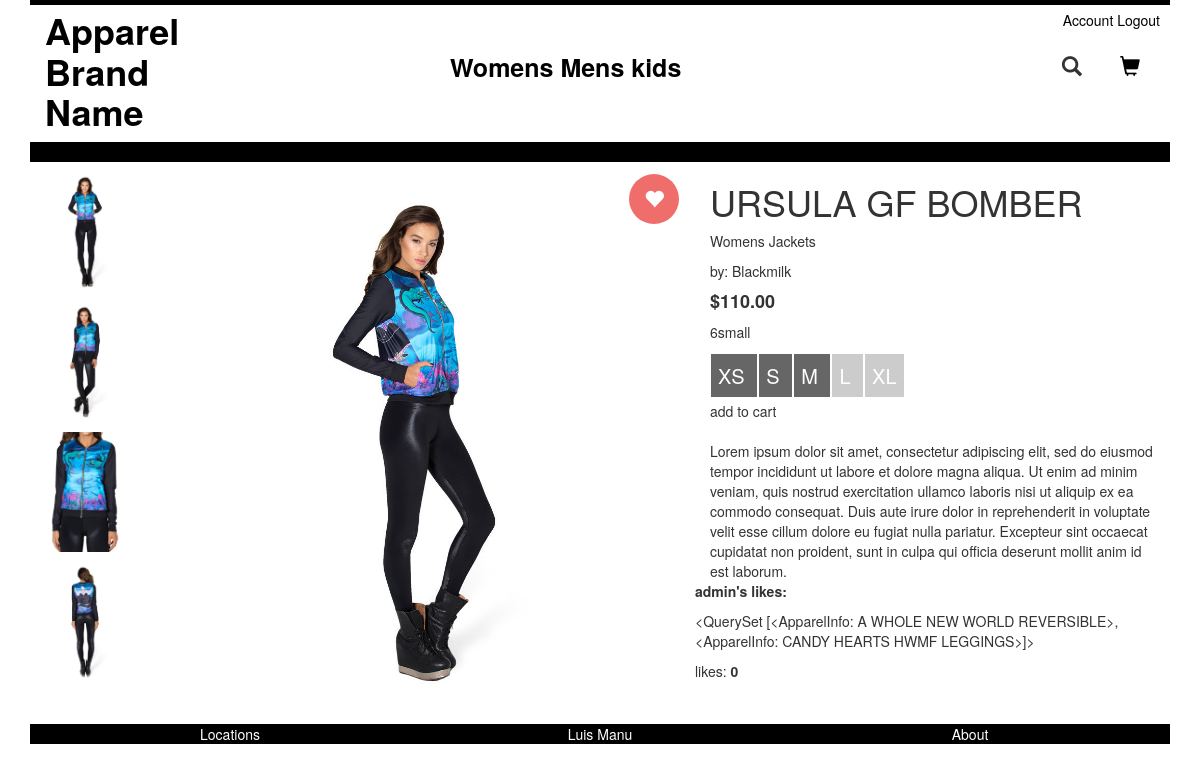
Screenshot of /department/womens/ursula-gf-bomber/ (signed in) with the database file from the repository.
### apps/clothing/models.py (models this page shows, shortened)
class ApparelInfo(models.Model):
	category = models.ForeignKey(Category)
	department = models.ForeignKey(Department)
	title = models.CharField(max_length=100)
	brand = models.CharField(max_length=30)
	price = models.DecimalField(max_digits=6, decimal_places=2)
	description = models.TextField()
	date_time = models.DateTimeField(auto_now_add=True)
	likes_counter = models.IntegerField(default=0)
	xsmall = models.IntegerField(default=0)
	small = models.IntegerField(default=0)
	medium = models.IntegerField(default=0)
	large = models.IntegerField(default=0)
	xlarge = models.IntegerField(default=0)
	slug = models.SlugField(unique=True)
	image = models.ImageField(upload_to='product_images', null=True, blank=True)
	image2 = models.ImageField(upload_to='product_images', null=True, blank=True)
	image3 = models.ImageField(upload_to='product_images', null=True, blank=True)
	image4 = models.ImageField(upload_to='product_images', null=True, blank=True)
	image5 = models.ImageField(upload_to='product_images', null=True, blank=True)
	def __unicode__(self):
		return self.title
	class Meta:
		verbose_name = 'Apparel Item'

class Department(models.Model):
	name = models.CharField(max_length=6, unique=True)
	slug = models.SlugField(unique=True)
	def __unicode__(self):
		return self.name

class Category(models.Model):
	name = models.CharField(max_length=50, unique=True)
	slug = models.SlugField(unique=True)
	class Meta:
		verbose_name_plural = 'Categories'
	def __unicode__(self):
		return self.name

### apps/clothing/views.py (the view)
# urls.py: url(r'^department/(?P<department_slug>[\w\-]+)/(?P<product_slug>[\w\-]+)/$', views.product, name='product'),
def product(request, department_slug, product_slug):
	product = ApparelInfo.objects.get(slug=product_slug)
	if request.user.is_authenticated():
		user = User.objects.get(username=request.user)
		userprofile = UserProfile.objects.get(user=user)
	area_image = product.image
	image_list = []
	if product.image2:
		image_list.append(product.image2)
	if product.image3:
		image_list.append(product.image3)
	if product.image4:
		image_list.append(product.image4)
	if product.image5:
		image_list.append(product.image5)
	sizes = [
		product.xsmall,
		product.small,
		product.medium,
		product.large,
		product.xlarge
	]
	area_image_len = len([area_image])
	image_list_len = len(image_list)
	img_nums = range(area_image_len + image_list_len)
	image_nums = []
	carousel_counter = []
	for num in img_nums:
		image_nums.append(num+1)
	image_nums.pop(-1)
	context_dict = {}
	context_dict = {
		'product': product,
		'area_image': area_image,
		'image_list': image_list,
		'sizes': sizes,
		'image_nums': image_nums
	}
	if request.user.is_authenticated():
		context_dict['userprofile'] = userprofile
		context_dict['user_likes'] = userprofile.likes.all()
	return render(request, 'clothing/product.html', context_dict)

### templates/clothing/product.html (shortened to what this page needs)
{% extends 'base.html' %}
{% load staticfiles %}
{% block body_block %}
<div class="image-container col-md-2 hidden-sm hidden-xs">
	{% for image in image_list %}
		{% if image %}
			<div class="img-button" data-rel="{{ image.url }}">
				<img src="{{ image.url }}" style="width: 50%; height: 50%; padding-top: 10px;" />
			</div>
		{% endif %}
	{% endfor %}
</div>
<div class="image-container col-md-5 hidden-sm hidden-xs product-padding">
	{% if user.is_authenticated %}
	<button class="like" data-productid="{{ product.id }}" type="button" style="position: absolute; z-index: 10; right: 10px; top: 10px; background: none; border: none;">
		<span class="glyphicon glyphicon-heart" style="padding: 15px; border-radius: 30px; font-size: 20px; color: #fff; cursor: pointer;"></span>
	</button>
	{% endif %}
	<div id="area"><img src="{{ area_image.url }}" style="width: 80%; height: 80%;" /></div>
</div>
<div class="col-md-5">
	<p><h1>{{ product.title }}</h1></p>
	<p>{{ product.department }}
	{{ product.category }}</p>
	by: {{ product.brand }}
	<p><h4><strong>${{ product.price }}</strong></h4></p>
{{ product.id }}small
<form>
	<p class="description-padding">
		{% if product.xsmall < 11 and product.xsmall > 0 %}
			<span class="size-box" data-toggle="tooltip" data-productid="{{ product.id}}" data-size="xsmall" data-title="This size is low on stock">
				XS
			</span>
		{% elif product.xsmall %}
			<span class="size-box" data-productid="{{ product.id}}" data-size="xsmall">
				XS
			</span>
		{% else %}
			<span class="size-not" data-toggle="tooltip" title="Sold out">
				XS
			</span>
		{% endif %}
		{% if product.small < 11 and product.small > 0 %}
			<span class="size-box" data-toggle="tooltip" title="This size is low on stock", data-productid="{{ product.id}}" data-size="small">
				S
			</span>
		{% elif product.small %}
			<span class="size-box", data-productid="{{ product.id}}"  data-size="small">
				S
			</span>
		{% else %}
			<span class="size-not" data-toggle="tooltip" title="Sold out">
				S
			</span>
		{% endif %}
		{% if product.medium < 11 and product.medium > 0 %}
			<span class="size-box" data-toggle="tooltip" title="This size is low on stock">
				M
			</span>
		{% elif product.medium %}
			<span class="size-box">
				M
			</span>
		{% else %}
			<span class="size-not" data-toggle="tooltip" title="Sold out">
				M
			</span>
		{% endif %}
		{% if product.large < 11 and product.large > 0 %}
			<span class="size-box" data-toggle="tooltip" title="This size is low on stock">
				L
			</span>
		{% elif product.large %}
			<span class="size-box">
				L
			</span>
		{% else %}
			<span class="size-not" data-toggle="tooltip" title="Sold out">
				L
			</span>
		{% endif %}
		{% if product.xlarge < 11 and product.xlarge > 0 %}
			<span class="size-box" data-toggle="tooltip" title="This size is low on stock">
				XL
			</span>
		{% elif product.xlarge %}
			<span class="size-box">
				XL
			</span>
		{% else %}
			<span class="size-not" data-toggle="tooltip" title="Sold out">
				XL
			</span>
		{% endif %}
	</p>
	<div id="add_to_cart">add to cart</div>
</form>
	<div class="description-padding">
		{{ product.description }}
	</div>
</div>
<p><strong>{{ user }}'s likes:</strong></p>
<p id="user_likes">
{{ user_likes }}
</p>
<div>
	likes:
	<strong id="like_count" data-counter="{{ product.likes_counter }}">
		{{ product.likes_counter }}
	</strong>
</div>
{% endblock %}

### static/static_dirs/css/main.css (style rules this page uses)
body { margin: 0; }
.bg-color-icon { background-color: #EF6E6B; }
.product-padding { padding: 20px; }

### templates/clothing/product.html (style rules this page uses)
.img-button { cursor: pointer; }
.size-box { cursor: pointer; }
#area { cursor: zoom-in; }
.size-box { background-color: #666; padding: 7px; border: 1px solid #fff; font-size: 20px; color: #fff; }
.size-not { background-color: #ccc; padding: 7px; border: 1px solid #fff; font-size: 20px; color: #fff; }
.description-padding { padding-top: 20px; }

### rows the page displays
ApparelInfo: title "URSULA GF BOMBER", department "Womens", category "Jackets", brand "Blackmilk", price "110.00", id "6", description "Lorem ipsum dolor sit amet, consectetur adipiscing elit, sed do eiusmod tempor incididunt ut labore et dolore magna aliqua. Ut enim ad minim veniam, quis nostrud exercitation ullamco laboris nisi ut aliquip ex ea commodo consequat. Duis aute irure dolor in reprehenderit in voluptate velit esse cillum dolore eu fugiat nulla pariatur. Excepteur sint occaecat cupidatat non proident, sunt in culpa qui officia deserunt mollit anim id est laborum.", likes_counter "0"
ApparelInfo: title.title "<QuerySet [<ApparelInfo: A WHOLE NEW WORLD REVERSIBLE>, <ApparelInfo: CANDY HEARTS HWMF LEGGINGS>]>"

### other values shown
{{ user }} "admin"
